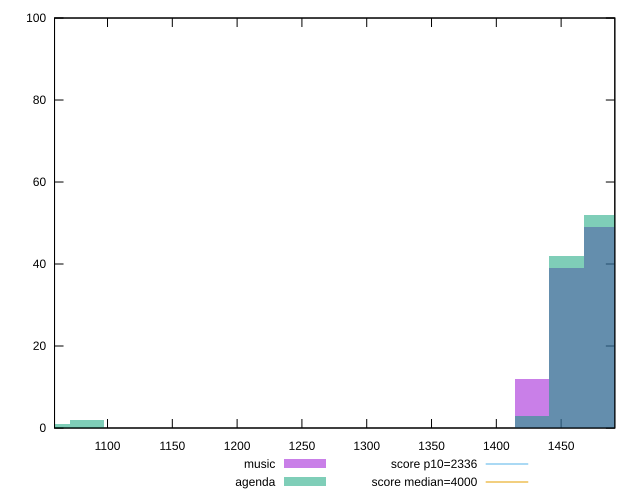

gnuplot code for this plot:
reset

$music <<EOF
1480.6257954814373 49
1454.1860491335547 39
1427.7463027856718 12
EOF

$agenda <<EOF
1480.6257954814373 52
1454.1860491335547 42
1427.7463027856718 3
1084.029600263195 2
1057.5898539153125 1
EOF

set key outside below
set boxwidth 26.43974634788281
set xrange [1059.1248:1491.4308]
set yrange [0:100]
set trange [0:100]
set style fill transparent solid 0.5 noborder

set parametric
set terminal svg size 640, 500 enhanced background rgb 'white'
set output "reports/report_00031_2021-02-24T23-18-18.084Z/first-contentful-paint/comparison/histogram/0_vs_1.svg"

plot $music title "music" with boxes, \
     $agenda title "agenda" with boxes, \
     2336,t title "score p10=2336", \
     4000,t title "score median=4000"

reset
